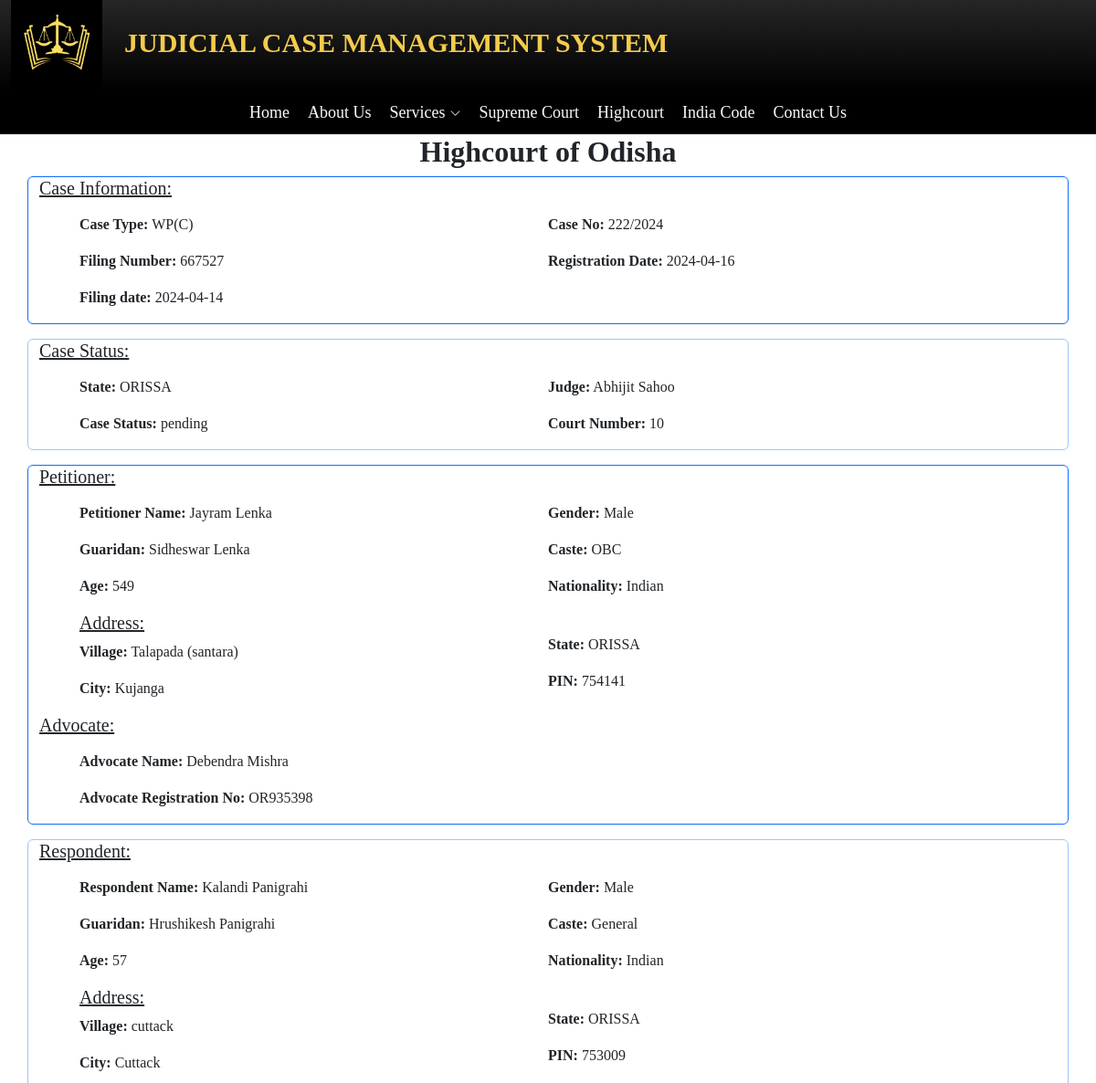
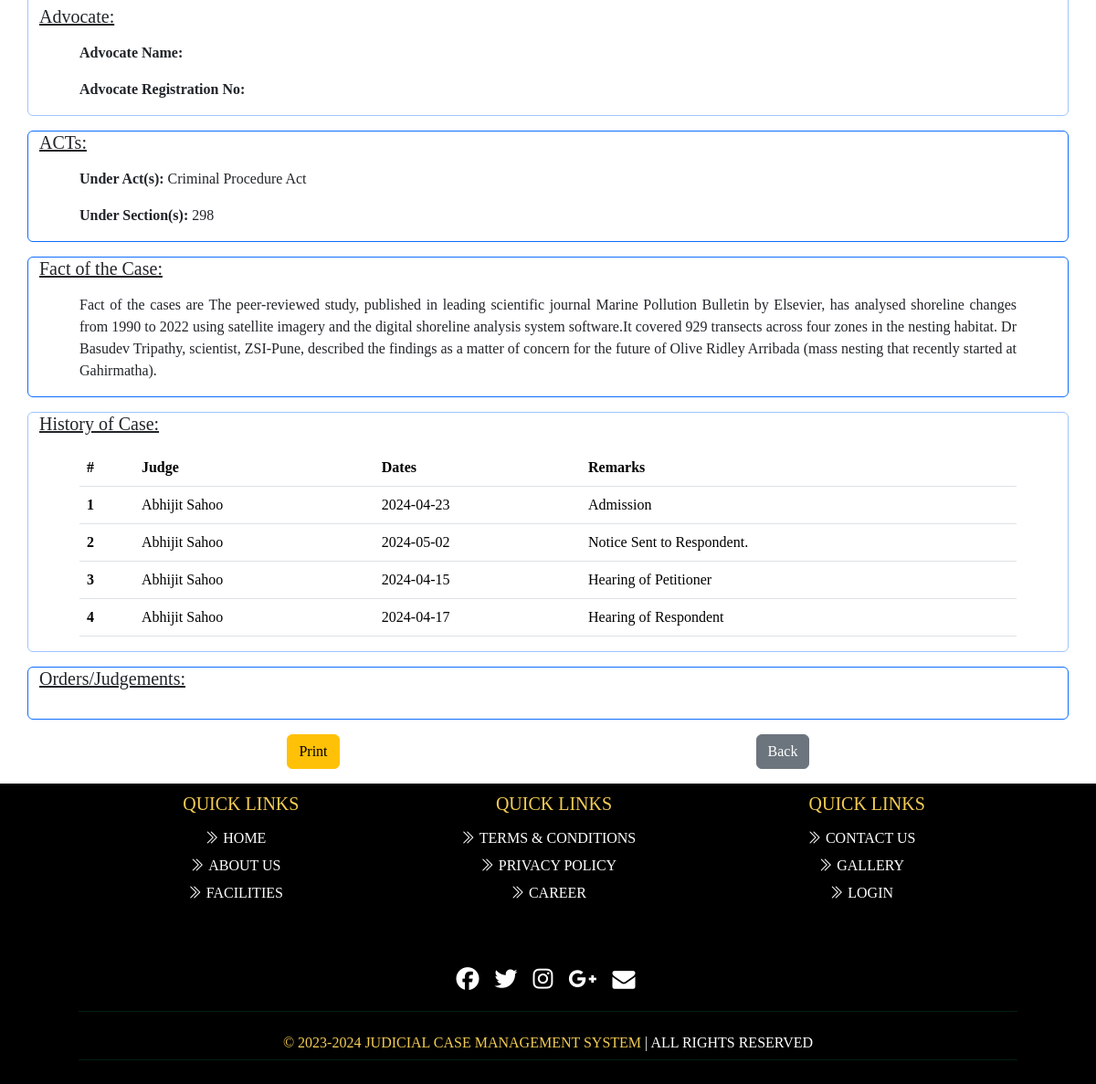
Page /Client/caseinfo.php?fno=667527 on the committed database (2 pictures, top to bottom).
### tables this page shows
CREATE TABLE `casefiling` (
  `slno` int(11) NOT NULL,
  `filingno` int(20) NOT NULL,
  `state` varchar(20) NOT NULL,
  `court` varchar(100) NOT NULL,
  `casetype` varchar(15) NOT NULL,
  `date` date NOT NULL,
  `pname` varchar(50) NOT NULL,
  `pgname` varchar(50) NOT NULL,
  `page` int(10) NOT NULL,
  `pgender` varchar(15) NOT NULL,
  `pnation` varchar(20) NOT NULL,
  `pcaste` varchar(10) NOT NULL,
  `pemail` varchar(50) NOT NULL,
  `pphn` bigint(12) NOT NULL,
  `padd` varchar(70) NOT NULL,
  `pcity` varchar(20) NOT NULL,
  `pstate` varchar(20) NOT NULL,
  `ppin` int(6) NOT NULL,
  `rname` varchar(50) NOT NULL,
  `rgname` varchar(50) NOT NULL,
  `rage` int(5) NOT NULL,
  `rgender` varchar(6) NOT NULL,
  `rnation` varchar(20) NOT NULL,
  `rcaste` varchar(25) NOT NULL,
  `radd` varchar(70) NOT NULL,
  `rcity` varchar(20) NOT NULL,
  `rstate` varchar(20) NOT NULL,
  `rpin` int(6) NOT NULL,
  `advno` varchar(30) NOT NULL,
  `advname` varchar(50) NOT NULL,
  `r_advname` varchar(50) DEFAULT NULL,
  `r_advno` varchar(10) DEFAULT NULL,
  `fact` text NOT NULL,
  `act` varchar(100) NOT NULL,
  `section` varchar(100) NOT NULL,
  `file` varchar(100) NOT NULL,
  `sts` varchar(11) NOT NULL,
  `judgement` text DEFAULT NULL,
  `verify` int(1) NOT NULL DEFAULT 0
);

CREATE TABLE `case_info` (
  `slno` int(100) NOT NULL,
  `f_filingno` varchar(11) NOT NULL,
  `f-date` date NOT NULL,
  `case_type` varchar(11) NOT NULL,
  `case_no` varchar(11) NOT NULL,
  `year` int(11) NOT NULL,
  `regd_date` date NOT NULL,
  `j_regd` varchar(11) NOT NULL,
  `a_regd` varchar(11) NOT NULL,
  `courtno` int(11) NOT NULL
);

CREATE TABLE `judge_info` (
  `j_slno` int(20) NOT NULL,
  `j_regd` varchar(50) NOT NULL,
  `j_name` varchar(50) NOT NULL,
  `j_email` varchar(50) NOT NULL,
  `j_phn` bigint(11) NOT NULL,
  `j_pass` varchar(50) NOT NULL,
  `j_path` varchar(100) NOT NULL,
  `status` tinyint(1) NOT NULL
);

CREATE TABLE `case_history` (
  `slno` int(100) NOT NULL,
  `case_no` varchar(20) NOT NULL,
  `year` int(4) NOT NULL,
  `next_date` date NOT NULL,
  `remark` text NOT NULL
);

### Client/caseinfo.php (the view, shortened to what this page needs)
<?php
$f = $_GET['fno'];
include '../dbcon.php';
try {
    $sql = "SELECT * FROM `casefiling` WHERE `filingno`='$f'";
    $run = mysqli_query($con, $sql);
    if (mysqli_num_rows($run) > 0) {
        while ($row = mysqli_fetch_assoc($run)) {
            $filingno = $row['filingno'];
            $state = $row['state'];
            $casetype = $row['casetype'];
            $date = $row['date'];
            $pname = $row['pname'];
            $pgname = $row['pgname'];
            $page = $row['page'];
            $pgender = $row['pgender'];
            $pnation = $row['pnation'];
            $pcaste = $row['pcaste'];
            $padd = $row['padd'];
            $pcity = $row['pcity'];
            $pstate = $row['pstate'];
            $ppin = $row['ppin'];
            $rname = $row['rname'];
            $rgname = $row['rgname'];
            $rage = $row['rage'];
            $rgender = $row['rgender'];
            $rnation = $row['rnation'];
            $rcaste = $row['rcaste'];
            $radd = $row['radd'];
            $rcity = $row['rcity'];
            $rstate = $row['rstate'];
            $rpin = $row['rpin'];
            $advno = $row['advno'];
            $advname = $row['advname'];
            $radvno = $row['r_advno'];
            $radvname = $row['r_advname'];
            $fact = $row['fact'];
            $act = $row['act'];
            $section = $row['section'];
            $sts = $row['sts'];
        }
    } else {
        echo "Records not available";
        exit();
    }
} catch (\Throwable $th) {
    echo "Error to Found data";
}
?>
<!DOCTYPE html>
<html lang="en">
<head>
</head>
<body>
    <?php include 'head.php'; ?>
    <section>
        <div class="container text-center">
            <h2><strong>Highcourt of Odisha</strong></h2>
        </div>
        <div class="container border border-primary rounded mb-3">
            <h5 class=""><u>Case Information:</u></h5>
            <div class="mt-3">
                <div class="row">
                    <div class="col">
                        <p><strong>Case Type:</strong> <span><?php echo $casetype; ?></span></p>
                        <p><strong>Filing Number:</strong> <span><?php echo $filingno; ?></span></p>
                        <p><strong>Filing date:</strong> <span><?php echo $date; ?></span></p>
                    </div>
                    <div class="col">
                        <?php
                        $query = "SELECT * FROM `case_info` WHERE `f_filingno`='$filingno' ";
                        $res = mysqli_query($con, $query);
                        if (mysqli_num_rows($res) > 0) {
                            while ($r = mysqli_fetch_assoc($res)) {
                                $nocase = $r["case_no"];
                                $yearcase = $r["year"];
                                $case = $r["case_no"] . '/' . $r["year"];
                                $rdate = $r["regd_date"];
                                $jid = $r["j_regd"];
                                $courtno = $r['courtno'];
                            }
                        }
                        $query2 = "SELECT * FROM `judge_info` WHERE `j_regd`='$jid' ";
                        $run2 = mysqli_query($con, $query2);
                        $rw = mysqli_fetch_array($run2);
                        $jname = $rw['j_name'];
                        ?>
                        <p><strong>Case No:</strong> <span><?php echo $case; ?></span></p>
                        <p><strong>Registration Date:</strong> <span><?php echo $rdate; ?></span></p>
                    </div>
                </div>
            </div>
        </div>
        <div class="container border border-primary-subtle rounded mb-3">
            <h5 class=""><u>Case Status:</u></h5>
            <div class="mt-3">
                <div class="row">
                    <div class="col">
                        <p><strong>State:</strong> <span><?php echo $state; ?></span></p>
                        <p><strong>Case Status:</strong> <span><?php echo $sts; ?></span></p>
                    </div>
                    <div class="col">
                        <p><strong>Judge:</strong> <span><?php echo $jname; ?></span></p>
                        <p><strong>Court Number:</strong> <span><?php echo $courtno; ?></span></p>
                    </div>
                </div>
            </div>
        </div>
        <div class="container border border-primary rounded mb-3">
            <h5 class=""><u>Petitioner:</u></h5>
            <div class="mt-3">
                <div class="row">
                    <div class="col">
                        <p><strong>Petitioner Name:</strong> <span><?php echo $pname; ?></span></p>
                        <p><strong>Guaridan:</strong> <span><?php echo $pgname; ?></span></p>
                        <p><strong>Age:</strong> <span>5<?php echo $page; ?></span></p>
                        <h5><u>Address:</u></h5>
                        <p><strong>Village:</strong> <span><?php echo $padd; ?></span></p>
                        <p><strong>City:</strong> <span><?php echo $pcity; ?></span></p>
                    </div>
                    <div class="col">
                        <p><strong>Gender:</strong> <span><?php echo $pgender; ?></span></p>
                        <p><strong>Caste:</strong> <span><?php echo $pcaste; ?></span></p>
                        <p><strong>Nationality:</strong> <span><?php echo $pnation; ?></span></p>
                        <br>
                        <p><strong>State:</strong> <span><?php echo $pstate; ?></span></p>
                        <p><strong>PIN:</strong> <span><?php echo $ppin; ?></span></p>
                    </div>
                </div>
                <h5><u>Advocate:</u></h5>
                <div class="mt-3 row">
                    <p><strong>Advocate Name:</strong> <span><?php echo $advname; ?></span></p>
                    <p><strong>Advocate Registration No:</strong> <span><?php echo $advno; ?></span></p>
                </div>
            </div>
        </div>
        <div class="container border border-primary-subtle rounded mb-3">
            <h5 class=""><u>Respondent:</u></h5>
            <div class="mt-3">
                <div class="row">
                    <div class="col">
                        <p><strong>Respondent Name:</strong> <span><?php echo $rname; ?></span></p>
                        <p><strong>Guaridan:</strong> <span><?php echo $rgname; ?></span></p>
                        <p><strong>Age:</strong> <span><?php echo $rage; ?></span></p>
                        <h5><u>Address:</u></h5>
                        <p><strong>Village:</strong> <span><?php echo $radd; ?></span></p>
                        <p><strong>City:</strong> <span><?php echo $rcity; ?></span></p>
                    </div>
                    <div class="col">
                        <p><strong>Gender:</strong> <span><?php echo $rgender; ?></span></p>
                        <p><strong>Caste:</strong> <span><?php echo $rcaste; ?></span></p>
                        <p><strong>Nationality:</strong> <span><?php echo $rnation; ?></span></p>
                        <br>
                        <p><strong>State:</strong> <span><?php echo $rstate; ?></span></p>
                        <p><strong>PIN:</strong> <span><?php echo $rpin; ?></span></p>
                    </div>
                </div>
                <h5><u>Advocate:</u></h5>
                <div class="mt-3 row">
                    <p><strong>Advocate Name:</strong> <span><?php echo $radvname; ?></span></p>
                    <p><strong>Advocate Registration No:</strong> <span><?php echo $radvno; ?></span></p>
                </div>
            </div>
        </div>
        <div class="container border border-primary rounded mb-3">
            <h5 class=""><u>ACTs:</u></h5>
            <div class="mt-3">
                <div class="row">
                    <p><strong>Under Act(s):</strong> <span><?php echo $act; ?></span></p>
                    <p><strong>Under Section(s):</strong> <span><?php echo $section; ?></span></p>
                </div>
            </div>
        </div>
        <div class="container border border-primary rounded mb-3">
            <h5 class=""><u>Fact of the Case:</u></h5>
            <div class="mt-3">
                <div class="row">
                    <p align='justify'><span><?php echo $fact; ?></span></p>
                </div>
            </div>
        </div>
        <div class="container border border-primary-subtle rounded mb-3">
            <h5 class=""><u>History of Case:</u></h5>
            <div class="mt-3">
                <div class="row">
                    <table class="table">
                        <thead>
                            <tr>
                                <th scope="col">#</th>
                                <th scope="col">Judge</th>
                                <th scope="col">Dates</th>
                                <th scope="col">Remarks</th>
                            </tr>
                        </thead>
                        <tbody>
                            <?php
                            $quet = "SELECT * FROM `case_history` WHERE case_no='$nocase' AND year='$yearcase' ";
                            $runquet = mysqli_query($con, $quet);
                            $slno = 1;
                            while ($row = mysqli_fetch_array($runquet)) {
                                echo '
                                <tr>
                                <th scope="row">' . $slno . '</th>
                                <td>' . $jname . '</td>
                                <td>' . $row['next_date'] . '</td>
                                <td>' . $row['remark'] . '</td>
                            </tr>
                                ';
                                $slno = $slno + 1;
                            }
                            ?>
                        </tbody>
                    </table>
                </div>
            </div>
        </div>
        <div class="container border border-primary rounded mb-3">
            <h5 class=""><u>Orders/Judgements:</u></h5>
            <div class="mt-3">
                <div class="row">
                </div>
            </div>
        </div>
        <div class="container mb-3">
            <div class="row">
                <div class="col-6 text-center">
                    <input type="button" class="btn btn-warning" onclick="window.print()" value="Print">
                </div>
                <div class="col-6 text-center">
                    <a href="clientform.php" class="btn btn-secondary">Back</a>
                </div>
            </div>
        </div>
    </section>
    <?php include 'foot.php'; ?>
</body>
</html>

### assets/css/nav.css (style rules this page uses)
body { font-family: Georgia, 'Cambria'; }
*, *::before, *::after { box-sizing: border-box; }
.row { --bs-gutter-x: -5.5rem; }

### rows in the picture
casefiling: casetype "WP(C)", filingno "667527", date "2024-04-14", state "ORISSA", sts "pending", pname "Jayram Lenka", pgname "Sidheswar Lenka", page "49", padd "Talapada (santara)", pcity "Kujanga", pgender "Male", pcaste "OBC", pnation "Indian", pstate "ORISSA", ppin "754141", advname "Debendra Mishra", advno "OR935398", rname "Kalandi Panigrahi", rgname "Hrushikesh Panigrahi", rage "57", radd "cuttack", rcity "Cuttack", rgender "Male", rcaste "General", rnation "Indian", rstate "ORISSA", rpin "753009", act "Criminal Procedure Act", section "298", fact "Fact of the cases are The peer-reviewed study, published in leading scientific journal Marine Pollution Bulletin by Elsevier, has analysed shoreline changes from 1990 to 2022 using satellite imagery and the digital shoreline analysis system software.It covered 929 transects across four zones in the nesting habitat. Dr Basudev Tripathy, scientist, ZSI-Pune, described the findings as a matter of concern for the future of Olive Ridley Arribada (mass nesting that recently started at Gahirmatha)."
case_info: case "222/2024", regd_date "2024-04-16", courtno "10"
judge_info: j_name "Abhijit Sahoo"
case_history: next_date "2024-04-23", remark "Admission"
case_history: next_date "2024-05-02", remark "Notice Sent to Respondent."
case_history: next_date "2024-04-15", remark "Hearing of Petitioner"
case_history: next_date "2024-04-17", remark "Hearing of Respondent"
